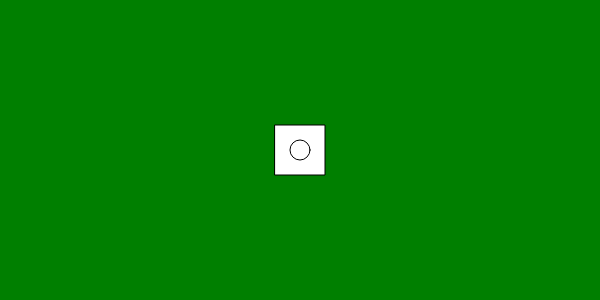
Frame 1 (no input)
Frame 60 (no input): identical to frame 1, image omitted
Frame 120 (the mouse pressed at the canvas centre since frame 60): identical to frame 1, image omitted

The p5.js sketch that drew this single still picture (run headless with seeded random() and noise() and a simulated clock; from frame 60 on, the mouse is pressed at the canvas centre):

// p5.js sketch
// ── sketch.js
function setup() {
  createCanvas(600, 300);
  background(0, 127, 0);
  
  rectMode(CENTER);
  rect(width/2, height/2, 50, 50);
  
  ellipse(width/2, height/2, 20, 20);
  
}

function draw() {
  
}
